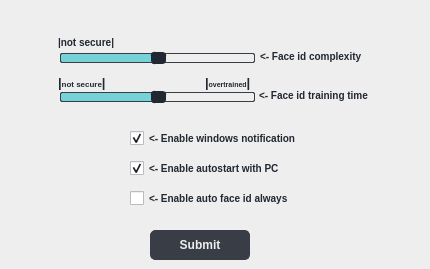
     <widget class="QWidget" name="page_setting">
      <property name="styleSheet">
       <string notr="true">.QWidget {
	background-color: #EEEEEE;
}</string>
      </property>
      <widget class="QSlider" name="page_setting_face_id_complexity_slider">
       <property name="geometry">
        <rect>
         <x>60</x>
         <y>51</y>
         <width>195</width>
         <height>15</height>
        </rect>
       </property>
       <property name="maximumSize">
        <size>
         <width>16777215</width>
         <height>16777215</height>
        </size>
       </property>
       <property name="styleSheet">
        <string notr="true">QSlider::groove:horizontal {
border: 1px solid #393E46;
background: #EEEEEE;
height: 8px;
border-radius: 2px;
}

QSlider::sub-page:horizontal {
background: #75d2d6;
border: 1px solid #393E46;
height: 10px;
border-radius: 2px;
}

QSlider::add-page:horizontal {
background: #EEEEEE;
border: 1px solid #393E46;
height: 10px;
border-radius: 2px;
}

QSlider::handle:horizontal {
background: #222831;
border: 1px solid #222831;
width: 13px;
margin-top: -2px;
margin-bottom: -2px;
border-radius: 3px;
}

QSlider::handle:horizontal:hover {
background: #00ADB5;
border: 1px solid #00ADB5;
border-radius: 3px;
}
</string>
       </property>
       <property name="sliderPosition">
        <number>50</number>
       </property>
       <property name="orientation">
        <enum>Qt::Horizontal</enum>
       </property>
      </widget>
      <widget class="QLabel" name="page_setting_face_id_complexity_text_label">
       <property name="geometry">
        <rect>
         <x>260</x>
         <y>49</y>
         <width>161</width>
         <height>16</height>
        </rect>
       </property>
       <property name="styleSheet">
        <string notr="true">.QLabel {
	font-size: 10px;
	font-weight: bold;
	text-align: center;
	color: #222831
}</string>
       </property>
       <property name="text">
        <string>&lt;- Face id complexity</string>
       </property>
      </widget>
      <widget class="QLabel" name="page_setting_face_id_complexity_not_secure_text_label">
       <property name="geometry">
        <rect>
         <x>58</x>
         <y>35</y>
         <width>70</width>
         <height>15</height>
        </rect>
       </property>
       <property name="styleSheet">
        <string notr="true">.QLabel {
	font-size: 10px;
	font-weight: bold;
	text-align: center;
	color: #222831
}</string>
       </property>
       <property name="text">
        <string>|not secure|</string>
       </property>
      </widget>
      <widget class="QSlider" name="page_setting_face_id_training_slider">
       <property name="geometry">
        <rect>
         <x>60</x>
         <y>90</y>
         <width>195</width>
         <height>15</height>
        </rect>
       </property>
       <property name="maximumSize">
        <size>
         <width>16777215</width>
         <height>16777215</height>
        </size>
       </property>
       <property name="styleSheet">
        <string notr="true">QSlider::groove:horizontal {
border: 1px solid #393E46;
background: #EEEEEE;
height: 8px;
border-radius: 2px;
}

QSlider::sub-page:horizontal {
background: #75d2d6;
border: 1px solid #393E46;
height: 10px;
border-radius: 2px;
}

QSlider::add-page:horizontal {
background: #EEEEEE;
border: 1px solid #393E46;
height: 10px;
border-radius: 2px;
}

QSlider::handle:horizontal {
background: #222831;
border: 1px solid #222831;
width: 13px;
margin-top: -2px;
margin-bottom: -2px;
border-radius: 3px;
}

QSlider::handle:horizontal:hover {
background: #00ADB5;
border: 1px solid #00ADB5;
border-radius: 3px;
}
</string>
       </property>
       <property name="sliderPosition">
        <number>50</number>
       </property>
       <property name="orientation">
        <enum>Qt::Horizontal</enum>
       </property>
      </widget>
      <widget class="QLabel" name="page_setting_face_id_training_text_label">
       <property name="geometry">
        <rect>
         <x>259</x>
         <y>88</y>
         <width>161</width>
         <height>16</height>
        </rect>
       </property>
       <property name="styleSheet">
        <string notr="true">.QLabel {
	font-size: 10px;
	font-weight: bold;
	text-align: center;
	color: #222831
}</string>
       </property>
       <property name="text">
        <string>&lt;- Face id training time</string>
       </property>
      </widget>
      <widget class="QLabel" name="page_setting_face_id_training_not_secure_text_label">
       <property name="geometry">
        <rect>
         <x>58</x>
         <y>75</y>
         <width>60</width>
         <height>15</height>
        </rect>
       </property>
       <property name="layoutDirection">
        <enum>Qt::LeftToRight</enum>
       </property>
       <property name="styleSheet">
        <string notr="true">.QLabel {
	font-size: 8px;
	font-weight: bold;
	text-align: center;
	color: #222831
}</string>
       </property>
       <property name="text">
        <string>&lt;html&gt;&lt;head/&gt;&lt;body&gt;&lt;p&gt;&lt;span style=&quot; font-size:10pt;&quot;&gt;|&lt;/span&gt;&lt;span style=&quot; font-size:6pt;&quot;&gt;not secure&lt;/span&gt;&lt;span style=&quot; font-size:10pt;&quot;&gt;|&lt;/span&gt;&lt;/p&gt;&lt;/body&gt;&lt;/html&gt;</string>
       </property>
      </widget>
      <widget class="QCheckBox" name="page_setting_windows_notification_checkbox">
       <property name="geometry">
        <rect>
         <x>130</x>
         <y>130</y>
         <width>210</width>
         <height>16</height>
        </rect>
       </property>
       <property name="autoFillBackground">
        <bool>false</bool>
       </property>
       <property name="styleSheet">
        <string notr="true">QCheckBox {
	font-size: 10px;
	font-weight: bold;
	text-align: center;
	color: #222831
}

QCheckBox::indicator:checked {
	height: 12px;
	width: 12px;
	image: url(:/icons/icons/icons8-checkmark-192.png);
	background-color: #75d2d6;
	border: 1px solid #393E46;
	border-radius: 3px;
}

QCheckBox::indicator:unchecked {
	height: 12px;
	width: 12px;
	image: url(:/icons/icons/icons8-cancel-192.png);
	background-color: #EEEEEE;
	border: 1px solid #393E46;
	border-radius: 3px;
}</string>
       </property>
       <property name="text">
        <string>&lt;- Enable windows notification</string>
       </property>
       <property name="iconSize">
        <size>
         <width>12</width>
         <height>12</height>
        </size>
       </property>
       <property name="checkable">
        <bool>true</bool>
       </property>
       <property name="checked">
        <bool>true</bool>
       </property>
      </widget>
      <widget class="QCheckBox" name="page_setting_autostart_checkbox">
       <property name="geometry">
        <rect>
         <x>130</x>
         <y>160</y>
         <width>210</width>
         <height>16</height>
        </rect>
       </property>
       <property name="autoFillBackground">
        <bool>false</bool>
       </property>
       <property name="styleSheet">
        <string notr="true">QCheckBox {
	font-size: 10px;
	font-weight: bold;
	text-align: center;
	color: #222831
}

QCheckBox::indicator:checked {
	height: 12px;
	width: 12px;
	image: url(:/icons/icons/icons8-checkmark-192.png);
	background-color: #75d2d6;
	border: 1px solid #393E46;
	border-radius: 3px;
}

QCheckBox::indicator:unchecked {
	height: 12px;
	width: 12px;
	image: url(:/icons/icons/icons8-cancel-192.png);
	background-color: #EEEEEE;
	border: 1px solid #393E46;
	border-radius: 3px;
}</string>
       </property>
       <property name="text">
        <string>&lt;- Enable autostart with PC</string>
       </property>
       <property name="iconSize">
        <size>
         <width>12</width>
         <height>12</height>
        </size>
       </property>
       <property name="checkable">
        <bool>true</bool>
       </property>
       <property name="checked">
        <bool>true</bool>
       </property>
      </widget>
      <widget class="QCheckBox" name="page_setting_auto_face_id_always_checkbox">
       <property name="geometry">
        <rect>
         <x>130</x>
         <y>190</y>
         <width>210</width>
         <height>16</height>
        </rect>
       </property>
       <property name="autoFillBackground">
        <bool>false</bool>
       </property>
       <property name="styleSheet">
        <string notr="true">QCheckBox {
	font-size: 10px;
	font-weight: bold;
	text-align: center;
	color: #222831
}

QCheckBox::indicator:checked {
	height: 12px;
	width: 12px;
	image: url(:/icons/icons/icons8-checkmark-192.png);
	background-color: #75d2d6;
	border: 1px solid #393E46;
	border-radius: 3px;
}

QCheckBox::indicator:unchecked {
	height: 12px;
	width: 12px;
	image: url(:/icons/icons/icons8-cancel-192.png);
	background-color: #EEEEEE;
	border: 1px solid #393E46;
	border-radius: 3px;
}</string>
       </property>
       <property name="text">
        <string>&lt;- Enable auto face id always</string>
       </property>
       <property name="iconSize">
        <size>
         <width>12</width>
         <height>12</height>
        </size>
       </property>
       <property name="checkable">
        <bool>true</bool>
       </property>
       <property name="checked">
        <bool>false</bool>
       </property>
      </widget>
      <widget class="QLabel" name="page_setting_face_id_overtrained_text_label">
       <property name="geometry">
        <rect>
         <x>205</x>
         <y>75</y>
         <width>60</width>
         <height>15</height>
        </rect>
       </property>
       <property name="styleSheet">
        <string notr="true">.QLabel {
	font-size: 8px;
	font-weight: bold;
	text-align: center;
	color: #222831
}</string>
       </property>
       <property name="text">
        <string>&lt;html&gt;&lt;head/&gt;&lt;body&gt;&lt;p&gt;&lt;span style=&quot; font-size:10pt;&quot;&gt;|&lt;/span&gt;&lt;span style=&quot; font-size:5pt;&quot;&gt;overtrained&lt;/span&gt;&lt;span style=&quot; font-size:10pt;&quot;&gt;|&lt;/span&gt;&lt;/p&gt;&lt;/body&gt;&lt;/html&gt;</string>
       </property>
      </widget>
      <widget class="QPushButton" name="page_setting_submit_button">
       <property name="geometry">
        <rect>
         <x>150</x>
         <y>230</y>
         <width>100</width>
         <height>30</height>
        </rect>
       </property>
       <property name="styleSheet">
        <string notr="true">.QPushButton {
	background-color:  #393E46;
	color: #EEEEEE;
	font-size: 12px;
	font-weight: bold;
	border: 1px solid #393E46;
	border-radius: 5px;
}

.QPushButton:hover {
	background-color: #00ADB5;
	border-color:  #00ADB5;
}

.QPushButton:pressed {
	background-color: #222831;
}</string>
       </property>
       <property name="text">
        <string>Submit</string>
       </property>
      </widget>
     </widget>
